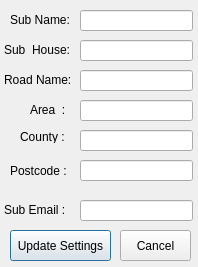
<?xml version="1.0" encoding="UTF-8"?>
<ui version="4.0">
 <class>Dialog</class>
 <widget class="QDialog" name="Dialog">
  <property name="geometry">
   <rect>
    <x>0</x>
    <y>0</y>
    <width>198</width>
    <height>267</height>
   </rect>
  </property>
  <property name="windowTitle">
   <string>Add Sub Contractor</string>
  </property>
  <widget class="QPushButton" name="settingSave_Button">
   <property name="geometry">
    <rect>
     <x>10</x>
     <y>230</y>
     <width>101</width>
     <height>31</height>
    </rect>
   </property>
   <property name="text">
    <string>Update Settings</string>
   </property>
  </widget>
  <widget class="QLineEdit" name="settingSubRoad_lineEdit">
   <property name="geometry">
    <rect>
     <x>80</x>
     <y>70</y>
     <width>113</width>
     <height>21</height>
    </rect>
   </property>
   <property name="text">
    <string/>
   </property>
  </widget>
  <widget class="QLabel" name="label_17">
   <property name="geometry">
    <rect>
     <x>4</x>
     <y>40</y>
     <width>71</width>
     <height>20</height>
    </rect>
   </property>
   <property name="text">
    <string>Sub  House:</string>
   </property>
  </widget>
  <widget class="QLineEdit" name="settingSubName_lineEdit">
   <property name="geometry">
    <rect>
     <x>80</x>
     <y>10</y>
     <width>113</width>
     <height>21</height>
    </rect>
   </property>
   <property name="text">
    <string/>
   </property>
  </widget>
  <widget class="QLineEdit" name="settingSubEmail_lineEdit">
   <property name="geometry">
    <rect>
     <x>80</x>
     <y>200</y>
     <width>113</width>
     <height>21</height>
    </rect>
   </property>
  </widget>
  <widget class="QLineEdit" name="settingSubCounty_lineEdit">
   <property name="geometry">
    <rect>
     <x>80</x>
     <y>130</y>
     <width>113</width>
     <height>21</height>
    </rect>
   </property>
   <property name="text">
    <string/>
   </property>
  </widget>
  <widget class="QLineEdit" name="settingSubArea_lineEdit">
   <property name="geometry">
    <rect>
     <x>80</x>
     <y>100</y>
     <width>113</width>
     <height>21</height>
    </rect>
   </property>
   <property name="text">
    <string/>
   </property>
  </widget>
  <widget class="QLineEdit" name="settingSubPostcode_lineEdit">
   <property name="geometry">
    <rect>
     <x>80</x>
     <y>160</y>
     <width>113</width>
     <height>21</height>
    </rect>
   </property>
   <property name="text">
    <string/>
   </property>
  </widget>
  <widget class="QLabel" name="label_18">
   <property name="geometry">
    <rect>
     <x>10</x>
     <y>10</y>
     <width>71</width>
     <height>20</height>
    </rect>
   </property>
   <property name="text">
    <string>Sub Name:</string>
   </property>
  </widget>
  <widget class="QLineEdit" name="settingSubHouse_lineEdit">
   <property name="geometry">
    <rect>
     <x>80</x>
     <y>40</y>
     <width>113</width>
     <height>21</height>
    </rect>
   </property>
   <property name="text">
    <string/>
   </property>
  </widget>
  <widget class="QLabel" name="label_57">
   <property name="geometry">
    <rect>
     <x>20</x>
     <y>130</y>
     <width>47</width>
     <height>13</height>
    </rect>
   </property>
   <property name="text">
    <string>County :</string>
   </property>
  </widget>
  <widget class="QLabel" name="label_21">
   <property name="geometry">
    <rect>
     <x>4</x>
     <y>200</y>
     <width>71</width>
     <height>20</height>
    </rect>
   </property>
   <property name="text">
    <string>Sub Email :</string>
   </property>
  </widget>
  <widget class="QLabel" name="label_58">
   <property name="geometry">
    <rect>
     <x>4</x>
     <y>70</y>
     <width>81</width>
     <height>20</height>
    </rect>
   </property>
   <property name="text">
    <string>Road Name:</string>
   </property>
  </widget>
  <widget class="QLabel" name="label_59">
   <property name="geometry">
    <rect>
     <x>30</x>
     <y>100</y>
     <width>41</width>
     <height>20</height>
    </rect>
   </property>
   <property name="text">
    <string>Area  :</string>
   </property>
  </widget>
  <widget class="QLabel" name="label_19">
   <property name="geometry">
    <rect>
     <x>10</x>
     <y>160</y>
     <width>61</width>
     <height>21</height>
    </rect>
   </property>
   <property name="text">
    <string>Postcode :</string>
   </property>
  </widget>
  <widget class="QPushButton" name="cancelButton">
   <property name="geometry">
    <rect>
     <x>120</x>
     <y>230</y>
     <width>71</width>
     <height>31</height>
    </rect>
   </property>
   <property name="text">
    <string>Cancel</string>
   </property>
  </widget>
 </widget>
 <resources/>
 <connections/>
</ui>
